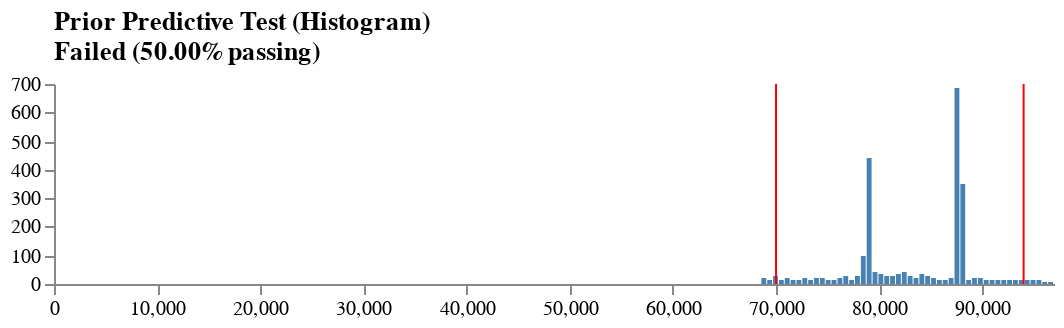

Source (notebook cell):
### Code cell
lower, upper = 70_000, 94_000
result, schema = checks.prior_predictive(
                    s30, lower, upper,
                    tests=[checks.contains(lower, upper), 
                           checks.contains(lower, upper, .99)])
vega.ipy_display(schema)

### Figure 1 — Vega specification as saved in the notebook (floating-point values rounded to 4 significant figures)
{"$schema": "https://vega.github.io/schema/vega/v5.json", "axes": [{"orient": "bottom", "scale": "xscale", "zindex": 1}, {"orient": "left", "scale": "yscale", "tickCount": 5, "zindex": 1}], "data": [{"name": "binned", "values": [{"bin0": 68580.0, "bin1": 69140.0, "count": 21}, {"bin0": 69140.0, "bin1": 69710.0, "count": 17}, {"bin0": 69710.0, "bin1": 70280.0, "count": 26}, {"bin0": 70280.0, "bin1": 70850.0, "count": 17}, {"bin0": 70850.0, "bin1": 71410.0, "count": 21}, {"bin0": 71410.0, "bin1": 71980.0, "count": 15}, {"bin0": 71980.0, "bin1": 72550.0, "count": 13}, {"bin0": 72550.0, "bin1": 73120.0, "count": 19}, {"bin0": 73120.0, "bin1": 73680.0, "count": 15}, {"bin0": 73680.0, "bin1": 74250.0, "count": 18}, {"bin0": 74250.0, "bin1": 74820.0, "count": 20}, {"bin0": 74820.0, "bin1": 75390.0, "count": 17}, {"bin0": 75390.0, "bin1": 75950.0, "count": 16}, {"bin0": 75950.0, "bin1": 76520.0, "count": 23}, {"bin0": 76520.0, "bin1": 77090.0, "count": 27}, {"bin0": 77090.0, "bin1": 77660.0, "count": 15}, {"bin0": 77660.0, "bin1": 78220.0, "count": 29}, {"bin0": 78220.0, "bin1": 78790.0, "count": 98}, {"bin0": 78790.0, "bin1": 79360.0, "count": 443}, {"bin0": 79360.0, "bin1": 79920.0, "count": 39}, {"bin0": 79920.0, "bin1": 80490.0, "count": 35}, {"bin0": 80490.0, "bin1": 81060.0, "count": 27}, {"bin0": 81060.0, "bin1": 81630.0, "count": 30}, {"bin0": 81630.0, "bin1": 82190.0, "count": 33}, {"bin0": 82190.0, "bin1": 82760.0, "count": 39}, {"bin0": 82760.0, "bin1": 83330.0, "count": 31}, {"bin0": 83330.0, "bin1": 83900.0, "count": 19}, {"bin0": 83900.0, "bin1": 84460.0, "count": 32}, {"bin0": 84460.0, "bin1": 85030.0, "count": 28}, {"bin0": 85030.0, "bin1": 85600.0, "count": 24}, {"bin0": 85600.0, "bin1": 86170.0, "count": 13}, {"bin0": 86170.0, "bin1": 86730.0, "count": 13}, {"bin0": 86730.0, "bin1": 87300.0, "count": 18}, {"bin0": 87300.0, "bin1": 87870.0, "count": 684}, {"bin0": 87870.0, "bin1": 88440.0, "count": 351}, {"bin0": 88440.0, "bin1": 89000.0, "count": 17}, {"bin0": 89000.0, "bin1": 89570.0, "count": 20}, {"bin0": 89570.0, "bin1": 90140.0, "count": 24}, {"bin0": 90140.0, "bin1": 90710.0, "count": 15}, {"bin0": 90710.0, "bin1": 91270.0, "count": 15}, {"bin0": 91270.0, "bin1": 91840.0, "count": 14}, {"bin0": 91840.0, "bin1": 92410.0, "count": 14}, {"bin0": 92410.0, "bin1": 92970.0, "count": 12}, {"bin0": 92970.0, "bin1": 93540.0, "count": 11}, {"bin0": 93540.0, "bin1": 94110.0, "count": 16}, {"bin0": 94110.0, "bin1": 94680.0, "count": 12}, {"bin0": 94680.0, "bin1": 95240.0, "count": 15}, {"bin0": 95240.0, "bin1": 95810.0, "count": 14}, {"bin0": 95810.0, "bin1": 96380.0, "count": 9}, {"bin0": 96380.0, "bin1": 96950.0, "count": 6}]}, {"name": "xref", "values": [{"value": 70000}, {"value": 94000}]}, {"name": "yref", "values": []}, {"name": "_ranges", "source": ["binned"], "transform": [{"as": ["min", "max"], "fields": ["bin0", "bin1"], "ops": ["min", "max"], "type": "aggregate"}]}], "description": "Histogram for visualizing a univariate distribution using static bins.", "height": 100, "marks": [{"encode": {"hover": {"fill": {"value": "firebrick"}}, "update": {"fill": {"value": "steelblue"}, "tooltip": {"field": "count"}, "x": {"field": "bin0", "scale": "xscale"}, "x2": {"field": "bin1", "offset": -0.5, "scale": "xscale"}, "y": {"field": "count", "scale": "yscale"}, "y2": {"scale": "yscale", "value": 0}}}, "from": {"data": "binned"}, "name": "bins", "type": "rect"}, {"clip": true, "encode": {"enter": {"stroke": {"value": "red"}}, "update": {"opacity": {"value": 1}, "x": {"field": "value", "scale": "xscale"}, "y": {"signal": "height"}, "y2": {"value": 0}}}, "from": {"data": "xref"}, "name": "x_highlights", "type": "rule"}, {"clip": true, "encode": {"enter": {"stroke": {"value": "red"}}, "update": {"opacity": {"value": 1}, "x": {"signal": "width"}, "x2": {"value": 0}, "y": {"field": "count", "scale": "yscale"}}}, "from": {"data": "yref"}, "name": "y_highlights", "type": "rule"}], "padding": 5, "scales": [{"domain": {"data": "_ranges", "fields": ["min", "max"]}, "name": "xscale", "range": "width", "type": "linear"}, {"domain": {"data": "binned", "field": "count"}, "name": "yscale", "nice": true, "range": "height", "round": true, "type": "linear", "zero": true}], "title": {"anchor": "start", "frame": "group", "orient": "top", "text": ["Prior Predictive Test (Histogram)", "Failed (50.00% passing)"]}, "width": 500}
